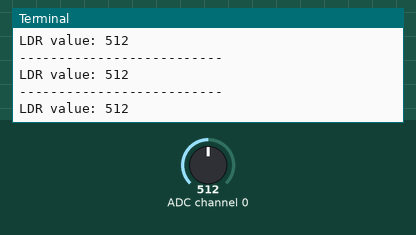
Simulated run of this program. Board: Raspberry Pi (BCM pin numbers). Parts: the last lines printed to the terminal. Inputs (shaded band) come from the test bench; at power-on: ADC channel 0 = 512 (analog values on the 0–1023 scale).

Above: at 1.2 s.
1.3 s: ADC channel 0 set to 716
At 1.9 s:
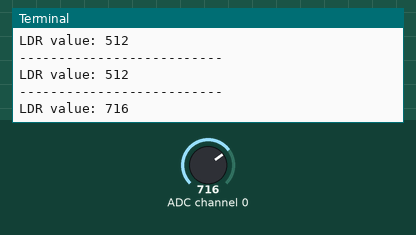
2.8 s: ADC channel 0 set to 900
At 3.4 s:
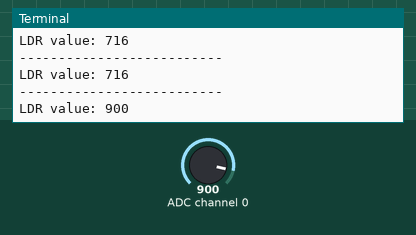
Timing chart, 0 to 5.8 s (numbered marks = the images above; inputs shaded):
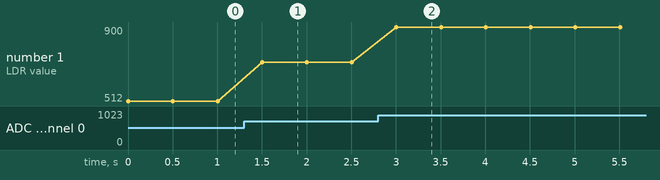

Measured:
- after the input at 1.3 s, the terminal: prints a new line after 0.20 s (image 1)
- after the input at 2.8 s, the terminal: prints a new line after 0.21 s (image 2)
- plotted number 1: 512 → 716 after the input at 1.3 s, 716 → 900 after the input at 2.8 s

The program:

SPI_ex.py
```python
import spidev
import time

delay = 0.5
pot_channel = 0
spi = spidev.SpiDev()
spi.open(0, 0)
spi.max_speed_hz = 100000

def readadc(adcnum):
    if adcnum < 0 or adcnum > 7:
        return -1

    r = spi.xfer2([1, 8+adcnum << 4, 0])
    data = ((r[1] & 3) << 8) + r[2]

    return data

while True:
    pot_value = readadc(pot_channel)
    print('--------------------------')
    # print(f"POT value: %d" %pot_value)
    print(f"LDR value: %d" %pot_value)
    time.sleep(delay)
```
